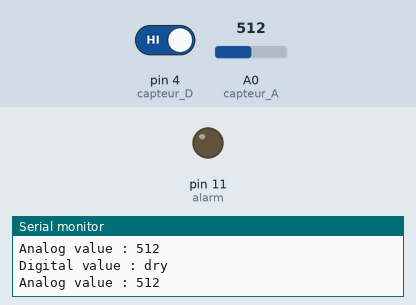
Recording of a sketch running on a simulated Arduino Uno, built with avr-gcc and run on an emulated ATmega328P. On the bench: output pins drawn as LEDs (lit = HIGH), the last lines printed to the serial monitor. The test bench sets the inputs (shaded band); at power-on: pin 4 (capteur_D) HIGH, A0 (capteur_A) = 512.

Above: at 1.8 s.
1.9 s: pin 4 (capteur_D) driven LOW
At 3.4 s:
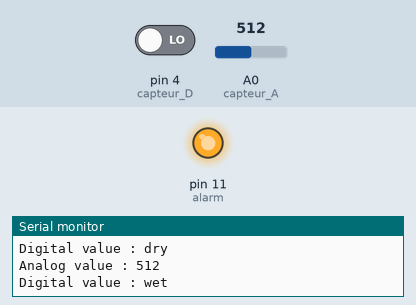
Timing chart, 0 to 4.9 s (numbered marks = the images above; inputs shaded):
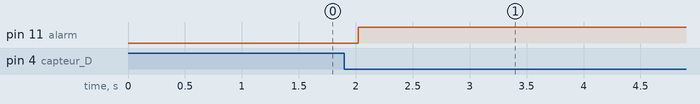

The sketch:

rainSensor.ino
```cpp
const int capteur_D = 4;
const int capteur_A = A0;
int alarm = 11;

int val_analogique;

void setup()
{
  pinMode(capteur_D, INPUT);
  pinMode(capteur_A, INPUT);
  pinMode(alarm, OUTPUT);
  digitalWrite(alarm, LOW);
  Serial.begin(9600);
}

void loop()
{
if(digitalRead(capteur_D) == LOW)
  {
    Serial.println("Digital value : wet");
    digitalWrite(alarm, HIGH);
    delay(60000);
  }
else
  {
    Serial.println("Digital value : dry");
    digitalWrite(alarm, LOW);
    delay(10);
  }
val_analogique=analogRead(capteur_A);
 Serial.print("Analog value : ");
 Serial.println(val_analogique);
 Serial.println("");
  delay(1000);
}
```

Measured:
- after the input at 1.9 s, pin 11 (alarm): LOW → HIGH after 0.12 s
